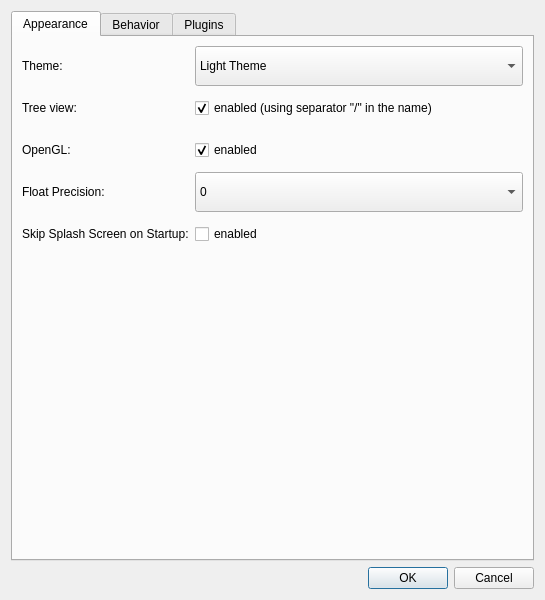
<?xml version="1.0" encoding="UTF-8"?>
<ui version="4.0">
 <class>PreferencesDialog</class>
 <widget class="QDialog" name="PreferencesDialog">
  <property name="geometry">
   <rect>
    <x>0</x>
    <y>0</y>
    <width>545</width>
    <height>600</height>
   </rect>
  </property>
  <property name="minimumSize">
   <size>
    <width>450</width>
    <height>0</height>
   </size>
  </property>
  <property name="windowTitle">
   <string>Preferences</string>
  </property>
  <layout class="QVBoxLayout" name="verticalLayout">
   <item>
    <widget class="QTabWidget" name="tabWidget">
     <property name="focusPolicy">
      <enum>Qt::NoFocus</enum>
     </property>
     <property name="currentIndex">
      <number>0</number>
     </property>
     <widget class="QWidget" name="tab">
      <attribute name="title">
       <string>Appearance</string>
      </attribute>
      <layout class="QVBoxLayout" name="verticalLayout_5">
       <item>
        <layout class="QVBoxLayout" name="verticalLayout_4" stretch="0,1">
         <item>
          <layout class="QFormLayout" name="formLayout">
           <property name="labelAlignment">
            <set>Qt::AlignLeading|Qt::AlignLeft|Qt::AlignVCenter</set>
           </property>
           <property name="formAlignment">
            <set>Qt::AlignLeading|Qt::AlignLeft|Qt::AlignVCenter</set>
           </property>
           <property name="verticalSpacing">
            <number>2</number>
           </property>
           <item row="0" column="0">
            <widget class="QLabel" name="label">
             <property name="sizePolicy">
              <sizepolicy hsizetype="Preferred" vsizetype="Expanding">
               <horstretch>0</horstretch>
               <verstretch>0</verstretch>
              </sizepolicy>
             </property>
             <property name="minimumSize">
              <size>
               <width>0</width>
               <height>40</height>
              </size>
             </property>
             <property name="text">
              <string>Theme:</string>
             </property>
            </widget>
           </item>
           <item row="0" column="1">
            <widget class="QComboBox" name="comboBoxTheme">
             <property name="sizePolicy">
              <sizepolicy hsizetype="Expanding" vsizetype="Fixed">
               <horstretch>0</horstretch>
               <verstretch>0</verstretch>
              </sizepolicy>
             </property>
             <property name="minimumSize">
              <size>
               <width>0</width>
               <height>40</height>
              </size>
             </property>
             <item>
              <property name="text">
               <string>Light Theme</string>
              </property>
             </item>
             <item>
              <property name="text">
               <string>Dark Theme</string>
              </property>
             </item>
            </widget>
           </item>
           <item row="1" column="0">
            <widget class="QLabel" name="label_2">
             <property name="sizePolicy">
              <sizepolicy hsizetype="Preferred" vsizetype="Expanding">
               <horstretch>0</horstretch>
               <verstretch>0</verstretch>
              </sizepolicy>
             </property>
             <property name="minimumSize">
              <size>
               <width>0</width>
               <height>40</height>
              </size>
             </property>
             <property name="toolTip">
              <string>&lt;html&gt;&lt;head/&gt;&lt;body&gt;&lt;p&gt;The &amp;quot;Name Separator&amp;quot; is the character use to split the name of a timeseries in the tree view (Timeseries Panel).&lt;/p&gt;&lt;p&gt;Default is &lt;span style=&quot; font-weight:600;&quot;&gt;&amp;quot;/&amp;quot;&lt;/span&gt;.&lt;/p&gt;&lt;/body&gt;&lt;/html&gt;</string>
             </property>
             <property name="text">
              <string>Tree view:</string>
             </property>
            </widget>
           </item>
           <item row="1" column="1">
            <widget class="QCheckBox" name="checkBoxSeparator">
             <property name="minimumSize">
              <size>
               <width>0</width>
               <height>40</height>
              </size>
             </property>
             <property name="toolTip">
              <string>&lt;html&gt;&lt;head/&gt;&lt;body&gt;&lt;p&gt;Change will not be applied to existing timeseries.&lt;/p&gt;&lt;/body&gt;&lt;/html&gt;</string>
             </property>
             <property name="text">
              <string>enabled (using separator &quot;/&quot; in the name)</string>
             </property>
             <property name="checked">
              <bool>true</bool>
             </property>
            </widget>
           </item>
           <item row="2" column="0">
            <widget class="QLabel" name="label_3">
             <property name="sizePolicy">
              <sizepolicy hsizetype="Preferred" vsizetype="Expanding">
               <horstretch>0</horstretch>
               <verstretch>0</verstretch>
              </sizepolicy>
             </property>
             <property name="minimumSize">
              <size>
               <width>0</width>
               <height>40</height>
              </size>
             </property>
             <property name="text">
              <string>OpenGL:</string>
             </property>
            </widget>
           </item>
           <item row="2" column="1">
            <widget class="QCheckBox" name="checkBoxOpenGL">
             <property name="minimumSize">
              <size>
               <width>0</width>
               <height>40</height>
              </size>
             </property>
             <property name="toolTip">
              <string>&lt;html&gt;&lt;head/&gt;&lt;body&gt;&lt;p&gt;Change will not be applied to existing plots.&lt;/p&gt;&lt;/body&gt;&lt;/html&gt;</string>
             </property>
             <property name="text">
              <string>enabled</string>
             </property>
             <property name="checked">
              <bool>true</bool>
             </property>
            </widget>
           </item>
           <item row="3" column="0">
            <widget class="QLabel" name="label_4">
             <property name="sizePolicy">
              <sizepolicy hsizetype="Preferred" vsizetype="Expanding">
               <horstretch>0</horstretch>
               <verstretch>0</verstretch>
              </sizepolicy>
             </property>
             <property name="minimumSize">
              <size>
               <width>0</width>
               <height>40</height>
              </size>
             </property>
             <property name="text">
              <string>Float Precision:</string>
             </property>
            </widget>
           </item>
           <item row="3" column="1">
            <widget class="QComboBox" name="comboBoxPrecision">
             <property name="sizePolicy">
              <sizepolicy hsizetype="Expanding" vsizetype="Fixed">
               <horstretch>0</horstretch>
               <verstretch>0</verstretch>
              </sizepolicy>
             </property>
             <property name="minimumSize">
              <size>
               <width>0</width>
               <height>40</height>
              </size>
             </property>
             <item>
              <property name="text">
               <string>0</string>
              </property>
             </item>
             <item>
              <property name="text">
               <string>1</string>
              </property>
             </item>
             <item>
              <property name="text">
               <string>2</string>
              </property>
             </item>
             <item>
              <property name="text">
               <string>3</string>
              </property>
             </item>
             <item>
              <property name="text">
               <string>4</string>
              </property>
             </item>
             <item>
              <property name="text">
               <string>5</string>
              </property>
             </item>
             <item>
              <property name="text">
               <string>6</string>
              </property>
             </item>
             <item>
              <property name="text">
               <string>7</string>
              </property>
             </item>
            </widget>
           </item>
           <item row="4" column="0">
            <widget class="QLabel" name="label_5">
             <property name="sizePolicy">
              <sizepolicy hsizetype="Preferred" vsizetype="Expanding">
               <horstretch>0</horstretch>
               <verstretch>0</verstretch>
              </sizepolicy>
             </property>
             <property name="minimumSize">
              <size>
               <width>0</width>
               <height>40</height>
              </size>
             </property>
             <property name="text">
              <string>Skip Splash Screen on Startup:</string>
             </property>
            </widget>
           </item>
           <item row="4" column="1">
            <widget class="QCheckBox" name="checkBoxSkipSplash">
             <property name="minimumSize">
              <size>
               <width>0</width>
               <height>40</height>
              </size>
             </property>
             <property name="toolTip">
              <string>&lt;html&gt;&lt;head/&gt;&lt;body&gt;&lt;p&gt;Enabling this will make PlotJuggler less fun.&lt;/p&gt;&lt;/body&gt;&lt;/html&gt;</string>
             </property>
             <property name="text">
              <string>enabled</string>
             </property>
             <property name="checked">
              <bool>false</bool>
             </property>
            </widget>
           </item>
          </layout>
         </item>
         <item>
          <spacer name="verticalSpacer_2">
           <property name="orientation">
            <enum>Qt::Vertical</enum>
           </property>
           <property name="sizeHint" stdset="0">
            <size>
             <width>20</width>
             <height>40</height>
            </size>
           </property>
          </spacer>
         </item>
        </layout>
       </item>
      </layout>
     </widget>
     <widget class="QWidget" name="behaviorTab">
      <attribute name="title">
       <string>Behavior</string>
      </attribute>
      <layout class="QVBoxLayout" name="verticalLayout_7">
       <item>
        <widget class="QGroupBox" name="groupBoxAutoZoom">
         <property name="sizePolicy">
          <sizepolicy hsizetype="Preferred" vsizetype="Preferred">
           <horstretch>0</horstretch>
           <verstretch>0</verstretch>
          </sizepolicy>
         </property>
         <property name="minimumSize">
          <size>
           <width>0</width>
           <height>0</height>
          </size>
         </property>
         <property name="title">
          <string>Reset plot zoom when:</string>
         </property>
         <property name="alignment">
          <set>Qt::AlignLeading|Qt::AlignLeft|Qt::AlignVCenter</set>
         </property>
         <layout class="QVBoxLayout" name="verticalLayout_6">
          <item>
           <widget class="QCheckBox" name="checkBoxAutoZoomAdded">
            <property name="text">
             <string>Curve added to plot</string>
            </property>
            <property name="checked">
             <bool>true</bool>
            </property>
           </widget>
          </item>
          <item>
           <widget class="QCheckBox" name="checkBoxAutoZoomVisibility">
            <property name="text">
             <string>Curve visibility toggled (in curves legend)</string>
            </property>
            <property name="checked">
             <bool>true</bool>
            </property>
           </widget>
          </item>
          <item>
           <widget class="QCheckBox" name="checkBoxAutoZoomFilter">
            <property name="toolTip">
             <string/>
            </property>
            <property name="text">
             <string>Filters applied to curves</string>
            </property>
            <property name="checked">
             <bool>true</bool>
            </property>
           </widget>
          </item>
         </layout>
        </widget>
       </item>
       <item>
        <widget class="QGroupBox" name="groupBox">
         <property name="sizePolicy">
          <sizepolicy hsizetype="Preferred" vsizetype="Preferred">
           <horstretch>0</horstretch>
           <verstretch>0</verstretch>
          </sizepolicy>
         </property>
         <property name="title">
          <string>Curves color:</string>
         </property>
         <layout class="QVBoxLayout" name="verticalLayout_2">
          <property name="spacing">
           <number>7</number>
          </property>
          <item>
           <widget class="QRadioButton" name="radioGlobalColorIndex">
            <property name="text">
             <string>global color sequence</string>
            </property>
            <property name="checked">
             <bool>true</bool>
            </property>
           </widget>
          </item>
          <item>
           <widget class="QRadioButton" name="radioLocalColorIndex">
            <property name="text">
             <string>reset color sequence in each plot area</string>
            </property>
           </widget>
          </item>
          <item>
           <widget class="QCheckBox" name="checkBoxRememberColor">
            <property name="text">
             <string>remember color</string>
            </property>
            <property name="checked">
             <bool>true</bool>
            </property>
           </widget>
          </item>
         </layout>
        </widget>
       </item>
       <item>
        <widget class="QGroupBox" name="gridGroupBox">
         <property name="title">
          <string>Export Plots:</string>
         </property>
         <layout class="QGridLayout" name="gridLayout_3">
          <item row="1" column="0">
           <widget class="QLabel" name="labelExportY">
            <property name="text">
             <string>Height</string>
            </property>
           </widget>
          </item>
          <item row="0" column="0">
           <widget class="QLabel" name="labelExportX">
            <property name="text">
             <string>Width</string>
            </property>
           </widget>
          </item>
          <item row="0" column="1">
           <widget class="QSpinBox" name="spinBoxExportX">
            <property name="maximum">
             <number>10000</number>
            </property>
            <property name="value">
             <number>1200</number>
            </property>
           </widget>
          </item>
          <item row="1" column="1">
           <widget class="QSpinBox" name="spinBoxExportY">
            <property name="maximum">
             <number>10000</number>
            </property>
            <property name="value">
             <number>900</number>
            </property>
           </widget>
          </item>
         </layout>
        </widget>
       </item>
       <item>
        <widget class="QGroupBox" name="groupBoxMouseInteraction">
         <property name="title">
          <string>Mouse Interaction:</string>
         </property>
         <layout class="QVBoxLayout" name="verticalLayout_8">
          <item>
           <widget class="QCheckBox" name="checkBoxSwapPanZoom">
            <property name="toolTip">
             <string>&lt;html&gt;&lt;head/&gt;&lt;body&gt;&lt;p&gt;Default: Left-click to zoom, Ctrl+Left-click to pan&lt;/p&gt;&lt;p&gt;Swapped: Left-click to pan, Ctrl+Left-click to zoom&lt;/p&gt;&lt;/body&gt;&lt;/html&gt;</string>
            </property>
            <property name="text">
             <string>Swap pan/zoom mouse action modifiers</string>
            </property>
            <property name="checked">
             <bool>false</bool>
            </property>
           </widget>
          </item>
         </layout>
        </widget>
       </item>
       <item>
        <widget class="QGroupBox" name="groupBox_2">
         <property name="title">
          <string>Parsing</string>
         </property>
         <layout class="QVBoxLayout" name="verticalLayout_9">
          <item>
           <widget class="QCheckBox" name="checkBoxTruncation">
            <property name="toolTip">
             <string>&lt;html&gt;&lt;head/&gt;&lt;body&gt;&lt;p&gt;PlotJuggler uses double (64bits) internally.&lt;/p&gt;&lt;p&gt;This means that integer numbers with more than 52 significant bits &lt;span style=&quot; font-weight:700;&quot;&gt;can not be represented&lt;/span&gt; exactly.&lt;/p&gt;&lt;p&gt;Disabling this check, you allow static type conversion and accept some degree of  numerical errors. &lt;/p&gt;&lt;/body&gt;&lt;/html&gt;</string>
            </property>
            <property name="text">
             <string>Strict Truncation check (uncheck at your own risk)</string>
            </property>
            <property name="checked">
             <bool>true</bool>
            </property>
           </widget>
          </item>
         </layout>
        </widget>
       </item>
       <item>
        <spacer name="verticalSpacer">
         <property name="orientation">
          <enum>Qt::Vertical</enum>
         </property>
         <property name="sizeHint" stdset="0">
          <size>
           <width>20</width>
           <height>40</height>
          </size>
         </property>
        </spacer>
       </item>
      </layout>
     </widget>
     <widget class="QWidget" name="tabPlugins">
      <attribute name="title">
       <string>Plugins</string>
      </attribute>
      <layout class="QVBoxLayout" name="verticalLayout_3">
       <item>
        <layout class="QHBoxLayout" name="horizontalLayout">
         <item>
          <widget class="QLabel" name="label_6">
           <property name="text">
            <string>&lt;html&gt;&lt;head/&gt;&lt;body&gt;&lt;p&gt;&lt;span style=&quot; font-weight:600;&quot;&gt;Plugin folders &lt;/span&gt;(will be loaded in this order)&lt;span style=&quot; font-weight:600;&quot;&gt;:&lt;/span&gt;&lt;/p&gt;&lt;/body&gt;&lt;/html&gt;</string>
           </property>
          </widget>
         </item>
         <item>
          <spacer name="horizontalSpacer">
           <property name="orientation">
            <enum>Qt::Horizontal</enum>
           </property>
           <property name="sizeHint" stdset="0">
            <size>
             <width>40</width>
             <height>20</height>
            </size>
           </property>
          </spacer>
         </item>
         <item>
          <widget class="QPushButton" name="pushButtonAdd">
           <property name="minimumSize">
            <size>
             <width>24</width>
             <height>24</height>
            </size>
           </property>
           <property name="maximumSize">
            <size>
             <width>24</width>
             <height>24</height>
            </size>
           </property>
           <property name="toolTip">
            <string>&lt;html&gt;&lt;head/&gt;&lt;body&gt;&lt;p&gt;Add folder&lt;/p&gt;&lt;/body&gt;&lt;/html&gt;</string>
           </property>
           <property name="text">
            <string/>
           </property>
           <property name="iconSize">
            <size>
             <width>22</width>
             <height>22</height>
            </size>
           </property>
           <property name="flat">
            <bool>true</bool>
           </property>
          </widget>
         </item>
         <item>
          <widget class="QPushButton" name="pushButtonRemove">
           <property name="minimumSize">
            <size>
             <width>24</width>
             <height>24</height>
            </size>
           </property>
           <property name="maximumSize">
            <size>
             <width>24</width>
             <height>24</height>
            </size>
           </property>
           <property name="toolTip">
            <string>&lt;html&gt;&lt;head/&gt;&lt;body&gt;&lt;p&gt;Remove selected&lt;/p&gt;&lt;/body&gt;&lt;/html&gt;</string>
           </property>
           <property name="text">
            <string/>
           </property>
           <property name="iconSize">
            <size>
             <width>20</width>
             <height>20</height>
            </size>
           </property>
           <property name="flat">
            <bool>true</bool>
           </property>
          </widget>
         </item>
        </layout>
       </item>
       <item>
        <widget class="QLabel" name="label_7">
         <property name="text">
          <string>Add custom folders. Drag and drop the items to change the order.</string>
         </property>
         <property name="wordWrap">
          <bool>true</bool>
         </property>
        </widget>
       </item>
       <item>
        <widget class="QListWidget" name="listWidgetCustom">
         <property name="focusPolicy">
          <enum>Qt::ClickFocus</enum>
         </property>
         <property name="editTriggers">
          <set>QAbstractItemView::NoEditTriggers</set>
         </property>
         <property name="dragDropMode">
          <enum>QAbstractItemView::InternalMove</enum>
         </property>
         <property name="defaultDropAction">
          <enum>Qt::MoveAction</enum>
         </property>
         <property name="spacing">
          <number>2</number>
         </property>
        </widget>
       </item>
       <item>
        <widget class="QLabel" name="label_8">
         <property name="text">
          <string>List of built-in folders:</string>
         </property>
        </widget>
       </item>
       <item>
        <widget class="QListWidget" name="listWidgetBuiltin">
         <property name="editTriggers">
          <set>QAbstractItemView::NoEditTriggers</set>
         </property>
         <property name="selectionMode">
          <enum>QAbstractItemView::NoSelection</enum>
         </property>
         <property name="spacing">
          <number>2</number>
         </property>
        </widget>
       </item>
       <item>
        <widget class="QLabel" name="label_9">
         <property name="text">
          <string>&lt;html&gt;&lt;head/&gt;&lt;body&gt;&lt;p&gt;&lt;span style=&quot; font-weight:600;&quot;&gt;Note&lt;/span&gt;: this change will take effect the next time PlotJuggler is started&lt;/p&gt;&lt;/body&gt;&lt;/html&gt;</string>
         </property>
         <property name="wordWrap">
          <bool>true</bool>
         </property>
        </widget>
       </item>
      </layout>
     </widget>
    </widget>
   </item>
   <item>
    <widget class="QDialogButtonBox" name="buttonBox">
     <property name="orientation">
      <enum>Qt::Horizontal</enum>
     </property>
     <property name="standardButtons">
      <set>QDialogButtonBox::Cancel|QDialogButtonBox::Ok</set>
     </property>
    </widget>
   </item>
  </layout>
 </widget>
 <resources/>
 <connections>
  <connection>
   <sender>buttonBox</sender>
   <signal>accepted()</signal>
   <receiver>PreferencesDialog</receiver>
   <slot>accept()</slot>
   <hints>
    <hint type="sourcelabel">
     <x>248</x>
     <y>254</y>
    </hint>
    <hint type="destinationlabel">
     <x>157</x>
     <y>274</y>
    </hint>
   </hints>
  </connection>
  <connection>
   <sender>buttonBox</sender>
   <signal>rejected()</signal>
   <receiver>PreferencesDialog</receiver>
   <slot>reject()</slot>
   <hints>
    <hint type="sourcelabel">
     <x>316</x>
     <y>260</y>
    </hint>
    <hint type="destinationlabel">
     <x>286</x>
     <y>274</y>
    </hint>
   </hints>
  </connection>
 </connections>
</ui>
